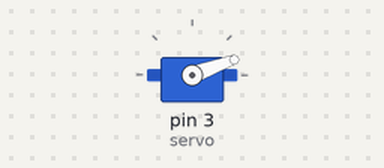
This sketch was run on a simulated Arduino Uno, built with avr-gcc and run on an emulated ATmega328P. Parts: servo.

Above: at 0.05 s.
Timing chart, 0 to 4.6 s (numbered marks = the images above):
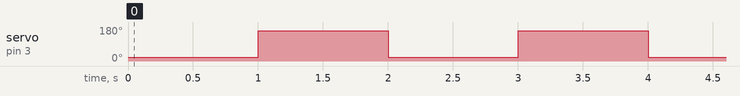

The sketch:

___.ino.ino
```cpp
#include <Servo.h>
Servo servo;

void setup() {
 // put your setup code here, to run once:
 servo.attach(3);

}

void loop() {
 // put your main code here, to run repeatedly:
 servo.write(20);
 delay(1000);
 servo.write(160);
 delay(1000);
}
```

Measured:
- by itself, servo on pin 3 (servo): alternates 160° for 1.0 s and 20° for 1.0 s
